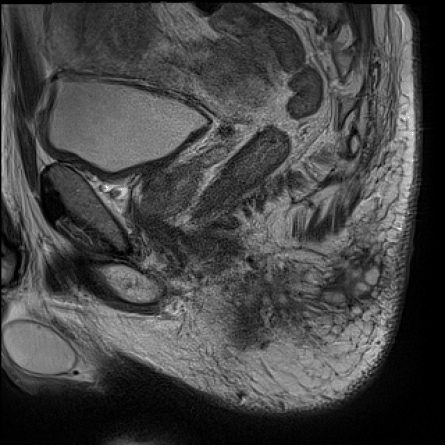
#> input picture MFA_Net/data_test/imgs/im0.png, 448 x 448 px
$ python nonPixelization.py ../../MFA_Net/data_test/imgs out
#> lines starting #> are read from the running program, lines starting #| are printed output that depends on the picture; after the words box and inside, x2 and y2 are one past the last pixel; in counts of white or black regions, pixels touching at a corner belong together
import os
import cv2
import numpy as np
import argparse
from glob import glob

def process_masks(input_folder, output_folder):
    # Ensure the output directory exists
#> called with input_folder = '../../MFA_Net/data_test/imgs', output_folder = 'out'
    os.makedirs(output_folder, exist_ok=True)

    # Get list of all mask files in the input folder
    mask_files = glob(os.path.join(input_folder, "*.png"))

    for mask_file in mask_files:
        # Read the binary mask
        mask = cv2.imread(mask_file, cv2.IMREAD_GRAYSCALE)
#> mask is the input picture: shape (448, 448); min 0, max 255, mean 71.6
        if mask is None:
            print(f"Error reading {mask_file}")
            continue

        kernel_ed = np.ones((3, 3), np.uint8)            # make sure that erosion does not cause loop opening in bladder or the refinement may fail
                                                         # if pixelization removal cause loop opening, avoid it by reducing kernel size
        thresholded_mask = cv2.erode(mask.astype(np.uint8), kernel_ed, iterations=1)
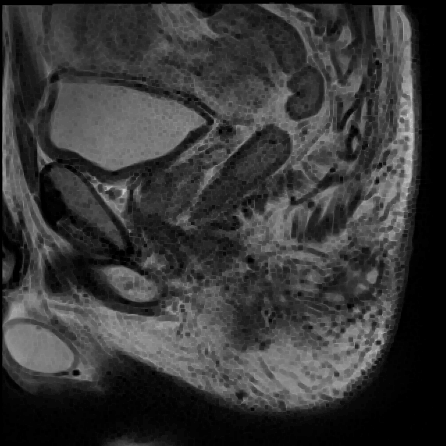
#> thresholded_mask: shape (448, 448); min 0, max 255, mean 57.9

        # thresholded_mask = cv2.dilate(mask.astype(np.uint8), kernel_ed, iterations=1)

        # Apply Gaussian smoothing
        smoothed_mask = cv2.GaussianBlur(thresholded_mask, (15, 15), 0)
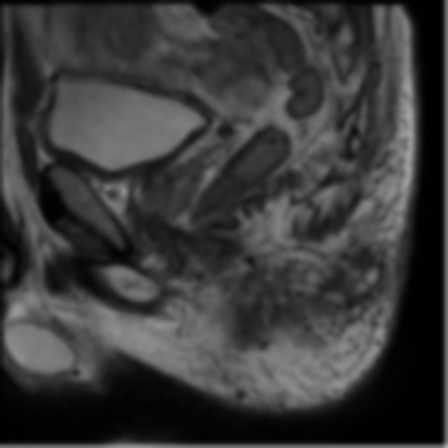
#> smoothed_mask: shape (448, 448); min 0, max 174, mean 57.6

        smoothed_mask = cv2.dilate(smoothed_mask.astype(np.uint8), kernel_ed, iterations=1)

        # Apply thresholding
        _, thresholded_mask = cv2.threshold(smoothed_mask, 127, 255, cv2.THRESH_BINARY)
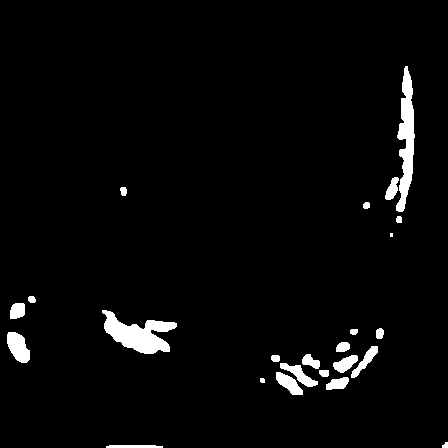
#> thresholded_mask: shape (448, 448); 3.2% white; 24 white regions (1 under 20 px), largest, box (x1, y1, x2, y2) and area: (102, 310, 177, 354) 1643, (396, 66, 415, 212) 1499, (7, 332, 30, 363) 491

        # Construct the output file path
        output_file = os.path.join(output_folder, os.path.basename(mask_file))

        # Save the processed mask
        cv2.imwrite(output_file, thresholded_mask)
        print(f"Processed and saved {output_file}")

if __name__ == "__main__":
    parser = argparse.ArgumentParser(description="Process binary masks with Gaussian smoothing and thresholding.")
    parser.add_argument("input_folder", type=str, help="Path to the input folder containing 8-bit binary masks.")
    parser.add_argument("output_folder", type=str, help="Path to the output folder where processed masks will be saved.")
    args = parser.parse_args()

    process_masks(args.input_folder, args.output_folder)
